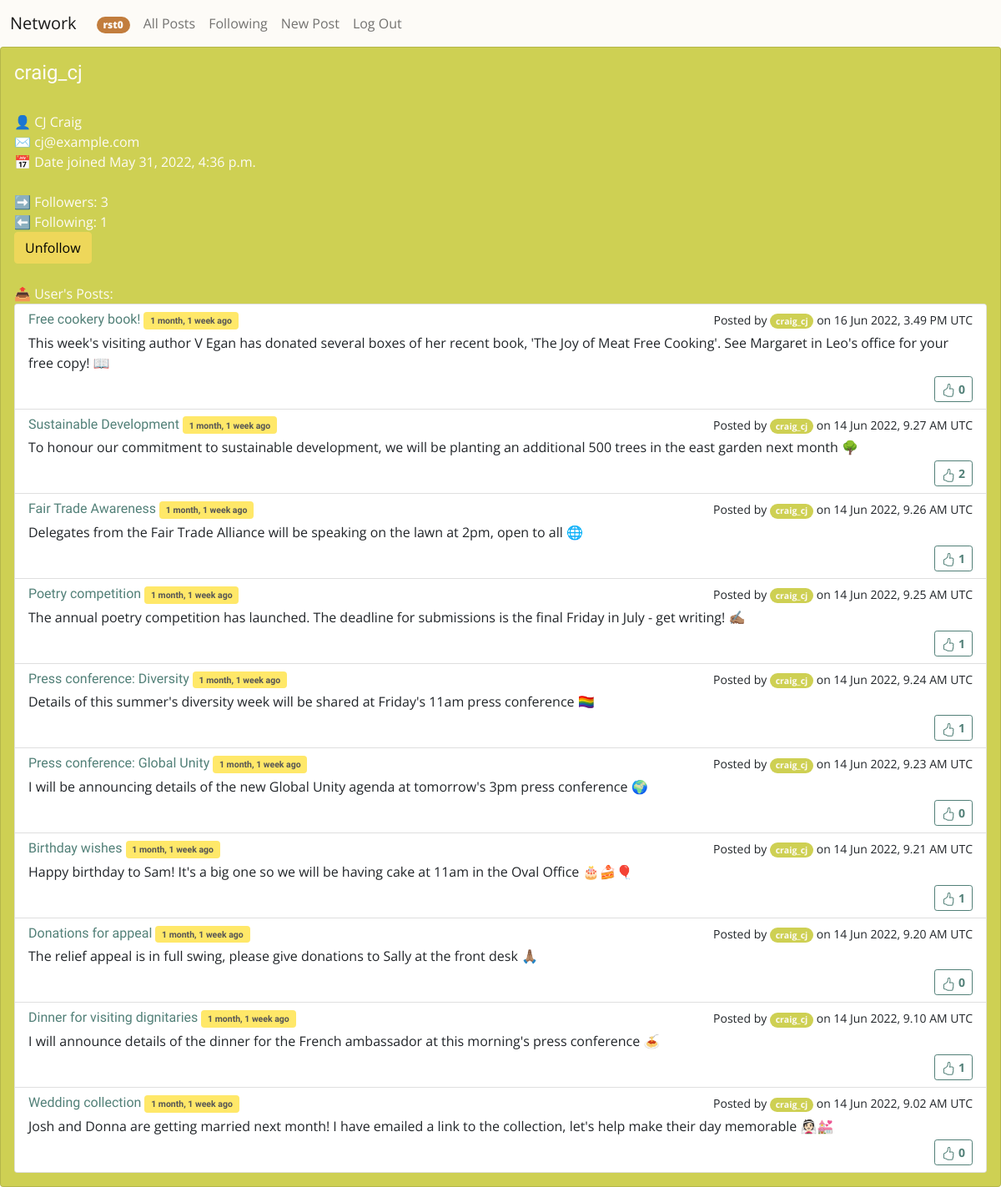
Screenshot of /user/3 (signed in) with the database file from the repository.
### network/models.py (models this page shows, shortened)
class User(AbstractUser):
    userColour = RGBColorField(default='#FF9000')

class Post(models.Model):
    user = models.ForeignKey("User", on_delete=models.CASCADE, related_name="post")
    subject = models.CharField(max_length=255, blank=False)
    body = models.TextField(blank=False)
    timestamp = models.DateTimeField(auto_now_add=True)
    likes = models.ForeignKey("Like", null=True, blank=True, on_delete=models.CASCADE, related_name="likedBy")

### network/views.py (the view)
# urls.py: path("user/<int:user_id>", views.userPosts, name="userPosts"),
def userPosts(request, user_id):
    form = NewPost()
    user = User.objects.get(id=user_id)
    posts = Post.objects.filter(user=user_id).select_related('likes').annotate(num_Likes=Count('likedPost')).order_by("-timestamp").all()
    follows = Follower.objects.filter(user=user_id).annotate(num_Follows=Count('follows'))
    paginator = Paginator(posts,10)
    page_number = request.GET.get('page')
    page_obj = paginator.get_page(page_number)
    if not follows:
        follows = [0]
    followers = Follower.objects.filter(follows=user_id).annotate(num_Followers=Count('follows'))
    if not followers:
        followers = [0]
    if Follower.objects.filter(user=request.user, follows=user_id):
        is_followed = True
    else:
        is_followed = False
    try:
        userLikes = [post.id if Like.objects.filter(post=post.id, user=request.user) else None for post in posts]
    except:
        userLikes = None
    return render(request, "network/user.html", {
    "user" : user,
    "posts": page_obj,
    "follows": len(follows),
    "followers": len(followers),
    "is_followed": is_followed,
    "form": form,
    "userLikes": userLikes,
})

### network/forms.py
class NewPost(forms.ModelForm):
    def __init__(self, *args, **kwargs):
        super().__init__(*args, **kwargs)
        self.helper = FormHelper()
        self.helper.form_id = "id-exampleForm"
        self.helper.form_class = 'blueForms'
        self.helper.form_method = 'post'
        self.helper.form_action = 'submit_survey'
        self.helper.add_input(Submit('submit', 'Submit'))
    class Meta:
        model = Post
        exclude = ('user', 'likes')

### network/templates/network/user.html (shortened to what this page needs)
{% extends "network/layout.html" %}
{% load static %}
{% load bootstrap_pagination %}
{% load crispy_forms_tags %}
{% block body %}
<section id="profile-view" style="display: block;">
      <div class="card card-body text-light" style="background: {{user.userColour}}">
      <H4>{{user.username}}</H4></br> 👤 {{user.first_name}} {{user.last_name}}</br>
       ✉️ {{user.email}}</br>
       📅 Date joined {{ user.date_joined }}<br><br>
       ➡️ Followers:
        {% if followers %}
        {{followers}}
        {% else %}
        0
        {% endif %}
        <br>
       ⬅️ Following:
        {% if follows %}
        {{follows}}
        {% else %}
        0
        {% endif %}
        <br>
    {% if user.is_authenticated %}
        {% if request.user.id != user.id %}
            {% if not is_followed %}
            <form action="/addFollower" method="post">
                {% csrf_token %}
                <input type="hidden" value="{{user.id}}" name="followUser" size="1"/>
                <input type="submit" class="btn btn-secondary" value="Follow" name="followButton">
            </form>
            {% else %}
            <form action="/removeFollower" method="post">
                <input type="submit" class="btn btn-secondary" value="Unfollow" name="unfollowButton">
            </form>
            {% endif %}
        {% endif %}
    {% endif %}
    <br>📤 User's Posts:
        <section id="posts-list" style="display: block;">
            <div class="card" >
                <div class="list-group list-group-flush" id="allPosts">
                {% for post in posts %}
                <div class="list-group-item list-group-item-action flex-column align-items-start ">
                    <div class="d-flex w-100 justify-content-between">
                    <h6 class="mb-1 text-primary" id="post-subject-{{post.id}}">{{ post.subject }} <span class="badge bg-warning text-dark"><small>{{ post.timestamp|timesince }} ago</small></span></h6>
                    <small id="posted-by-{{post.id}}">Posted by
                      {% if user.is_authenticated %}
                        <badge class="badge rounded-pill text-light" style="background: {{post.user.userColour}}" id="show-profile" href="{{post.user.id}}">{{ post.user.username }}</badge>
                      {% else %}
                        {{ post.user.username }}
                      {% endif %}
                    on {{ post.timestamp|date:'j M Y, g.i A e'  }}
                        </small>
                    </div>
                    <p class="mb-1" id="post-body-{{post.id}}">{{ post.body }}</p>
                    <div class="text-end">
                      {% if post.user.id == request.user.id %}
                      <div class="d-flex justify-content-between">
                        <div class="btn-toolbar" role="toolbar" aria-label="Toolbar with button groups">
                          <div class="btn-group me-2" role="group" aria-label="First group">
                        <button class="btn btn-primary btn-sm text-light" id="edit-post-button-{{post.id}}" onclick="show('{{post.id}}')">Edit</button></div>
                        <div class="btn-group me-2" role="group" aria-label="Second group">
                        <form id="delPostForm" action="{% url 'deletePost' %}" method="post">
                          {% csrf_token %}
                            <input type ="hidden" id="post_id" name="post_id" value="{{ post.id }}">
                            <button type="submit" class="btn btn-danger">
                              <svg xmlns="http://www.w3.org/2000/svg" width="16" height="16" fill="currentColor" class="bi bi-trash" viewBox="0 0 16 16">
                              <path d="M5.5 5.5A.5.5 0 0 1 6 6v6a.5.5 0 0 1-1 0V6a.5.5 0 0 1 .5-.5zm2.5 0a.5.5 0 0 1 .5.5v6a.5.5 0 0 1-1 0V6a.5.5 0 0 1 .5-.5zm3 .5a.5.5 0 0 0-1 0v6a.5.5 0 0 0 1 0V6z"/>
                              <path fill-rule="evenodd" d="M14.5 3a1 1 0 0 1-1 1H13v9a2 2 0 0 1-2 2H5a2 2 0 0 1-2-2V4h-.5a1 1 0 0 1-1-1V2a1 1 0 0 1 1-1H6a1 1 0 0 1 1-1h2a1 1 0 0 1 1 1h3.5a1 1 0 0 1 1 1v1zM4.118 4 4 4.059V13a1 1 0 0 0 1 1h6a1 1 0 0 0 1-1V4.059L11.882 4H4.118zM2.5 3V2h11v1h-11z"/>
                            </svg>
                          </button></div></div>
                      </form>
                        {% else %}
                        <div>
                        {% endif %}
                        {% if post.id in userLikes %}
                        <div id="numLikesVal-{{post.id}}"><button href="" class="btn btn-primary btn-sm text-light" id="followButton-{{post.id}}" onclick="like('{{post.id}}')" {% if post.user == request.user %}disabled{%endif%}><svg xmlns="http://www.w3.org/2000/svg" width="16" height="16" fill="currentColor" class="bi bi-hand-thumbs-up-fill" viewBox="0 0 16 16">
                          <path d="M6.956 1.745C7.021.81 7.908.087 8.864.325l.261.066c.463.116.874.456 1.012.965.22.816.533 2.511.062 4.51a9.84 9.84 0 0 1 .443-.051c.713-.065 1.669-.072 2.516.21.518.173.994.681 1.2 1.273.184.532.16 1.162-.234 1.733.058.119.103.242.138.363.077.27.113.567.113.856 0 .289-.036.586-.113.856-.039.135-.09.273-.16.404.169.387.107.819-.003 1.148a3.163 3.163 0 0 1-.488.901c.054.152.076.312.076.465 0 .305-.089.625-.253.912C13.1 15.522 12.437 16 11.5 16H8c-.605 0-1.07-.081-1.466-.218a4.82 4.82 0 0 1-.97-.484l-.048-.03c-.504-.307-.999-.609-2.068-.722C2.682 14.464 2 13.846 2 13V9c0-.85.685-1.432 1.357-1.615.849-.232 1.574-.787 2.132-1.41.56-.627.914-1.28 1.039-1.639.199-.575.356-1.539.428-2.59z"/>
                        </svg><strong id="followText-{{post.id}}"> {{ post.num_Likes }}
                          {% else %}
                          <div id="numLikesVal-{{post.id}}"><button href="" class="btn btn-outline-primary btn-sm"  id="followButton-{{post.id}}" onclick="like('{{post.id}}')" ><strong id="followText-{{post.id}}"> {{ post.num_Likes }}
                            {% endif %}
                        </strong></button>
                      </div>
                      </div>
                      </div>
              </div>
                {% endfor %}
                </div>
            </div>
            </section>
      </div>
  </section>
{% endblock %}

### network/templates/network/layout.html (shortened to what this page needs)
{% load static %}
<!DOCTYPE html>
<html lang="en">
  <head>
    <link
      href="https://cdn.jsdelivr.net/npm/bootstrap@5.2.0-beta1/dist/css/bootstrap.min.css"
      rel="stylesheet"
    />
    <link href="{% static 'network/styles.css' %}" rel="stylesheet" />
  </head>
  <body>
    <nav class="navbar navbar-expand-lg navbar-light bg-light">
      <div class="container-fluid">
        <a class="navbar-brand" href="{% url 'index' %}">Network</a>
        <div class="collapse navbar-collapse" id="navbarToggler">
          <ul class="navbar-nav me-auto mb-2 mb-lg-0">
            {% if user.is_authenticated %}
            <li class="nav-item">
              <a class="nav-link" href="/user/{{request.user.id}}"
                ><badge
                  class="badge rounded-pill text-light"
                  style="background: {{request.user.userColour}}"
                  ><strong>{{ request.user.username }}</strong></badge
                ></a
              >
            </li>
            {% endif %}
            <li class="nav-item">
              <a class="nav-link" href="{% url 'index' %}">All Posts</a>
            </li>
            {% if user.is_authenticated %}
            <li class="nav-item">
              <a class="nav-link" href="{% url 'following' %}">Following</a>
            </li>
            <li class="nav-item">
              <a
                class="nav-link"
                data-bs-toggle="collapse"
                href="#collapseNewPost"
                role="button"
                aria-expanded="false"
                aria-controls="collapseNewPost"
                >New Post</a
              >
            </li>
            <li class="nav-item">
              <a class="nav-link" href="{% url 'logout' %}">Log Out</a>
            </li>
            {% endif %}
          </ul>
        </div>
      </div>
    </nav>
    <div class="body">{% block body %} {% endblock %}</div>
  </body>
</html>

### rows the page displays
User: user.username "rst0"
User: username "craig_cj", first_name "CJ", last_name "Craig", email "cj@example.com", date_joined "May 31, 2022, 4:36 p.m."
Post: subject "Free cookery book!", timestamp "1 month, 1 week", user.username "craig_cj", timestamp "16 Jun 2022, 3.49 PM UTC", body "This week's visiting author V Egan has donated several boxes of her recent book, 'The Joy of Meat Free Cooking'. See Margaret in Leo's office for your free copy! 📖", num_Likes "0"
Post: subject "Sustainable Development", timestamp "1 month, 1 week", user.username "craig_cj", timestamp "14 Jun 2022, 9.27 AM UTC", body "To honour our commitment to sustainable development, we will be planting an additional 500 trees in the east garden next month 🌳", num_Likes "2"
Post: subject "Fair Trade Awareness", timestamp "1 month, 1 week", user.username "craig_cj", timestamp "14 Jun 2022, 9.26 AM UTC", body "Delegates from the Fair Trade Alliance will be speaking on the lawn at 2pm, open to all 🌐", num_Likes "1"
Post: subject "Poetry competition", timestamp "1 month, 1 week", user.username "craig_cj", timestamp "14 Jun 2022, 9.25 AM UTC", body "The annual poetry competition has launched. The deadline for submissions is the final Friday in July - get writing! ✍🏽", num_Likes "1"
Post: subject "Press conference: Diversity", timestamp "1 month, 1 week", user.username "craig_cj", timestamp "14 Jun 2022, 9.24 AM UTC", body "Details of this summer's diversity week will be shared at Friday's 11am press conference 🏳️‍🌈", num_Likes "1"
Post: subject "Press conference: Global Unity", timestamp "1 month, 1 week", user.username "craig_cj", timestamp "14 Jun 2022, 9.23 AM UTC", body "I will be announcing details of the new Global Unity agenda at tomorrow's 3pm press conference 🌍", num_Likes "0"
Post: subject "Birthday wishes", timestamp "1 month, 1 week", user.username "craig_cj", timestamp "14 Jun 2022, 9.21 AM UTC", body "Happy birthday to Sam! It's a big one so we will be having cake at 11am in the Oval Office 🎂🍰🎈", num_Likes "1"
Post: subject "Donations for appeal", timestamp "1 month, 1 week", user.username "craig_cj", timestamp "14 Jun 2022, 9.20 AM UTC", body "The relief appeal is in full swing, please give donations to Sally at the front desk 🙏🏽", num_Likes "0"
Post: subject "Dinner for visiting dignitaries", timestamp "1 month, 1 week", user.username "craig_cj", timestamp "14 Jun 2022, 9.10 AM UTC", body "I will announce details of the dinner for the French ambassador at this morning's press conference 🍝", num_Likes "1"
Post: subject "Wedding collection", timestamp "1 month, 1 week", user.username "craig_cj", timestamp "14 Jun 2022, 9.02 AM UTC", body "Josh and Donna are getting married next month! I have emailed a link to the collection, let's help make their day memorable 👰🏻💒", num_Likes "0"

### other values shown
{{ followers }} "3"
{{ follows }} "1"
